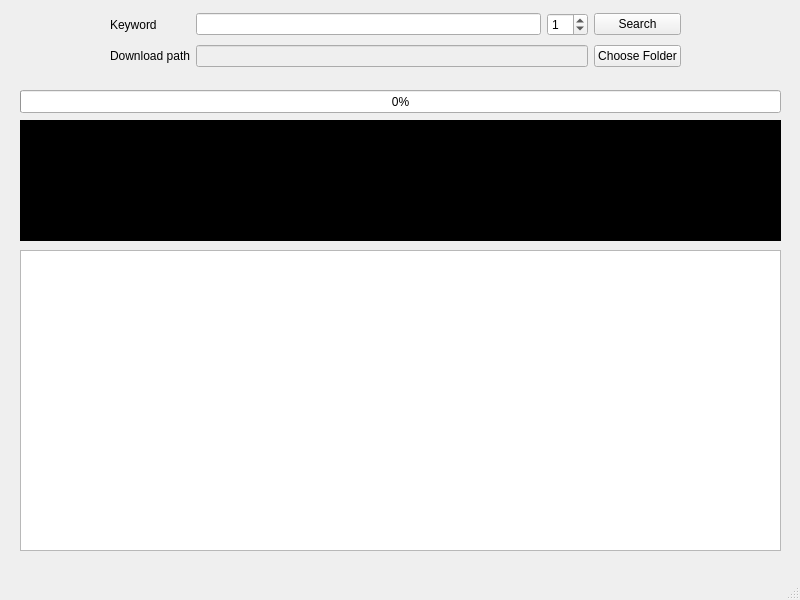
<?xml version="1.0" encoding="UTF-8"?>
<ui version="4.0">
 <class>MainWindow</class>
 <widget class="QMainWindow" name="MainWindow">
  <property name="geometry">
   <rect>
    <x>0</x>
    <y>0</y>
    <width>800</width>
    <height>600</height>
   </rect>
  </property>
  <property name="windowTitle">
   <string>MainWindow</string>
  </property>
  <widget class="QWidget" name="centralwidget">
   <widget class="QWidget" name="gridLayoutWidget">
    <property name="geometry">
     <rect>
      <x>110</x>
      <y>10</y>
      <width>571</width>
      <height>61</height>
     </rect>
    </property>
    <layout class="QGridLayout" name="gridLayout_2">
     <property name="sizeConstraint">
      <enum>QLayout::SizeConstraint::SetDefaultConstraint</enum>
     </property>
     <item row="0" column="0">
      <widget class="QLabel" name="label">
       <property name="text">
        <string>Keyword</string>
       </property>
      </widget>
     </item>
     <item row="1" column="3">
      <widget class="QPushButton" name="btn_folder">
       <property name="text">
        <string>Choose Folder</string>
       </property>
      </widget>
     </item>
     <item row="0" column="2">
      <widget class="QSpinBox" name="ibx_scrollNum">
       <property name="value">
        <number>1</number>
       </property>
      </widget>
     </item>
     <item row="1" column="0">
      <widget class="QLabel" name="label_2">
       <property name="text">
        <string>Download path</string>
       </property>
      </widget>
     </item>
     <item row="0" column="3">
      <widget class="QPushButton" name="btn_search">
       <property name="text">
        <string>Search</string>
       </property>
      </widget>
     </item>
     <item row="0" column="1">
      <widget class="QLineEdit" name="ibx_keyword"/>
     </item>
     <item row="1" column="1" colspan="2">
      <widget class="QLineEdit" name="ibx_path">
       <property name="enabled">
        <bool>false</bool>
       </property>
      </widget>
     </item>
    </layout>
   </widget>
   <widget class="QTableWidget" name="grd_list">
    <property name="geometry">
     <rect>
      <x>20</x>
      <y>250</y>
      <width>761</width>
      <height>301</height>
     </rect>
    </property>
   </widget>
   <widget class="QTextEdit" name="console">
    <property name="geometry">
     <rect>
      <x>20</x>
      <y>120</y>
      <width>761</width>
      <height>121</height>
     </rect>
    </property>
    <property name="styleSheet">
     <string notr="true">background-color: rgb(0, 0, 0);
color: rgb(255, 255, 255);</string>
    </property>
    <property name="readOnly">
     <bool>true</bool>
    </property>
   </widget>
   <widget class="QProgressBar" name="progressBar">
    <property name="geometry">
     <rect>
      <x>20</x>
      <y>90</y>
      <width>761</width>
      <height>23</height>
     </rect>
    </property>
    <property name="value">
     <number>0</number>
    </property>
   </widget>
  </widget>
  <widget class="QMenuBar" name="menubar">
   <property name="geometry">
    <rect>
     <x>0</x>
     <y>0</y>
     <width>800</width>
     <height>22</height>
    </rect>
   </property>
  </widget>
  <widget class="QStatusBar" name="statusbar"/>
 </widget>
 <resources/>
 <connections/>
</ui>
